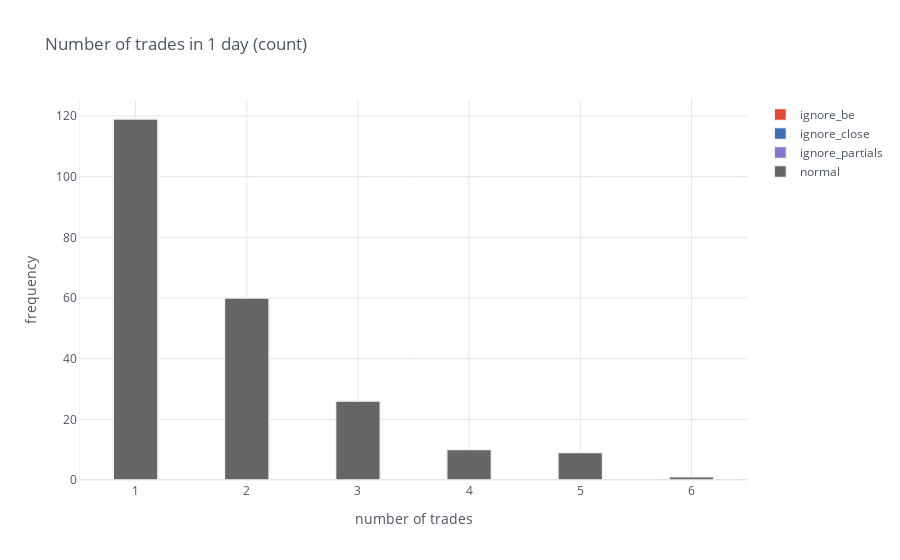

The notebook cell saved with this chart:
### Code cell
df = get_attr_multi(multi, 'result').groupby(pd.Grouper(freq='D')).count()
df.loc[(df!=0).any(axis=1)].iplot(kind='hist', title='Number of trades in 1 day (count)', 
    xTitle='number of trades', yTitle='frequency', opacity=1, bargroupgap=0.6, linecolor='#F2F3F5')

### Figure 1 — Plotly figure (JSON) as saved in the notebook; plotly's stock layout.template omitted (floating-point values rounded to 4 significant figures; data arrays with more than 128 entries replaced by an {"elided": "..."} marker saying what was removed)
{"data": [{"histfunc": "count", "histnorm": "", "marker": {"color": "rgba(226, 74, 51, 1.0)", "line": {"color": "#F2F3F5", "width": 1.3}}, "name": "ignore_be", "opacity": 1, "orientation": "v", "type": "histogram", "x": {"elided": "225 int values"}}, {"histfunc": "count", "histnorm": "", "marker": {"color": "rgba(62, 111, 176, 1.0)", "line": {"color": "#F2F3F5", "width": 1.3}}, "name": "ignore_close", "opacity": 1, "orientation": "v", "type": "histogram", "x": {"elided": "225 int values"}}, {"histfunc": "count", "histnorm": "", "marker": {"color": "rgba(132, 118, 202, 1.0)", "line": {"color": "#F2F3F5", "width": 1.3}}, "name": "ignore_partials", "opacity": 1, "orientation": "v", "type": "histogram", "x": {"elided": "225 int values"}}, {"histfunc": "count", "histnorm": "", "marker": {"color": "rgba(101, 101, 101, 1.0)", "line": {"color": "#F2F3F5", "width": 1.3}}, "name": "normal", "opacity": 1, "orientation": "v", "type": "histogram", "x": {"elided": "225 int values"}}], "layout": {"bargroupgap": 0.6, "barmode": "overlay", "legend": {"bgcolor": "#FFFFFF", "font": {"color": "#4D5663"}}, "paper_bgcolor": "#FFFFFF", "plot_bgcolor": "#FFFFFF", "title": {"font": {"color": "#4D5663"}, "text": "Number of trades in 1 day (count)"}, "xaxis": {"gridcolor": "#E1E5ED", "linecolor": "#F2F3F5", "showgrid": true, "tickfont": {"color": "#4D5663"}, "title": {"font": {"color": "#4D5663"}, "text": "number of trades"}, "zerolinecolor": "#E1E5ED"}, "yaxis": {"gridcolor": "#E1E5ED", "linecolor": "#F2F3F5", "showgrid": true, "tickfont": {"color": "#4D5663"}, "title": {"font": {"color": "#4D5663"}, "text": "frequency"}, "zerolinecolor": "#E1E5ED"}}}
